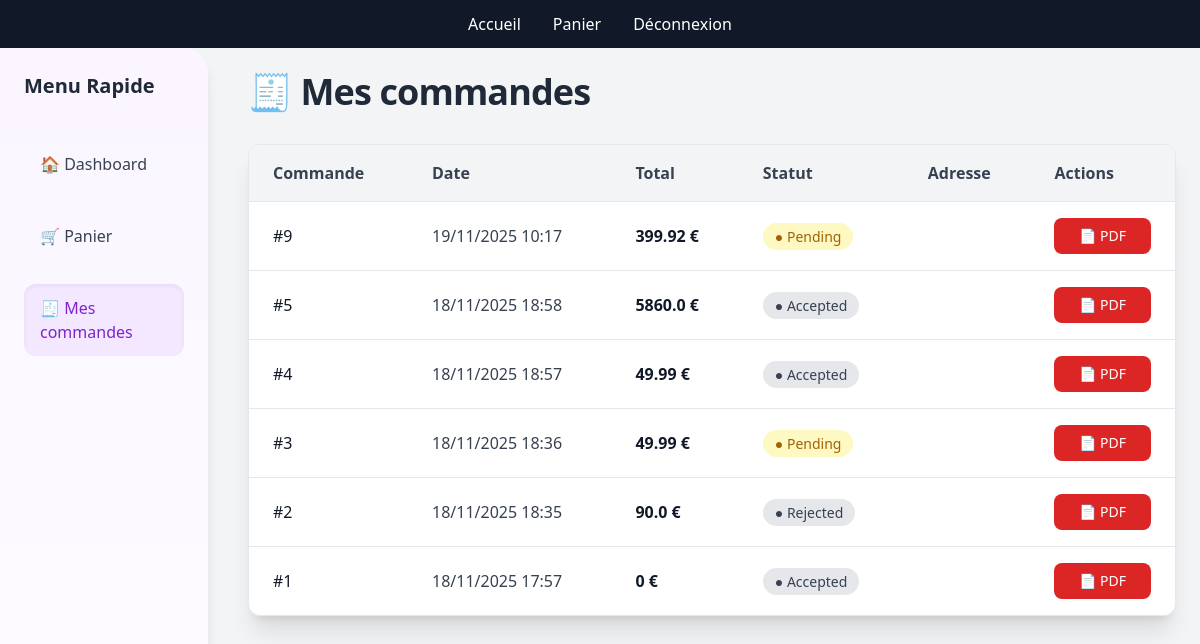
/accounts/client/orders/ (signed in), run on the app's committed database.
### accounts/models.py (models this page shows, shortened)
class Order(models.Model):
    user = models.ForeignKey(settings.AUTH_USER_MODEL, on_delete=models.CASCADE)
    payment_method = models.CharField(max_length=50, default="cash")
    status = models.CharField(max_length=20, default="en_attente")
    created_at = models.DateTimeField(auto_now_add=True)
    @property
    def total_price(self):
        return sum(item.subtotal for item in self.items.all())

class OrderItem(models.Model):
    order = models.ForeignKey(Order, related_name="items", on_delete=models.CASCADE)
    product = models.ForeignKey(Product, on_delete=models.CASCADE)
    quantity = models.PositiveIntegerField(default=1)
    @property
    def subtotal(self):
        return self.product.price * self.quantity

### shop/models.py (models this page shows, shortened)
class Product(models.Model):
    name = models.CharField(max_length=200)
    price = models.FloatField()
    description = models.TextField(blank=True)
    category = models.CharField(max_length=100)
    image = models.ImageField(upload_to="products/main/")

### accounts/views.py (the view)
# urls.py: path("client/orders/", views.client_orders, name="client_orders"),
@login_required
def client_orders(request):
    if request.user.is_staff:
        return redirect('admin_dashboard')
    orders = Order.objects.filter(user=request.user).order_by('-created_at')
    return render(request, 'accounts/client_orders.html', {'orders': orders})

### templates/accounts/client_orders.html (shortened to what this page needs)
{% extends "base.html" %}
{% block content %}
<div class="flex min-h-screen bg-gray-100">
    <aside class="w-52 bg-gradient-to-b from-purple-50 to-white shadow-lg p-6 flex flex-col gap-6 fixed h-full rounded-r-3xl">
        <h2 class="text-xl font-bold mb-4 text-gray-800">Menu Rapide</h2>
        <a href="{% url 'client_dashboard' %}"
           class="flex items-center gap-3 px-4 py-3 rounded-xl hover:bg-purple-100 hover:shadow-md transition">
            <span class="text-gray-700 font-medium">🏠 Dashboard</span>
        </a>
        <a href="{% url 'cart' %}"
           class="flex items-center gap-3 px-4 py-3 rounded-xl hover:bg-blue-100 hover:shadow-md transition">
            <span class="text-gray-700 font-medium">🛒 Panier</span>
        </a>
        <a href="{% url 'client_orders' %}"
           class="flex items-center gap-3 px-4 py-3 rounded-xl bg-purple-100 text-purple-700 font-medium shadow-inner">
            <span>🧾 Mes commandes</span>
        </a>
    </aside>
    <div class="flex-1 ml-56 p-6">
        <h2 class="text-4xl font-extrabold mb-8 text-gray-800 tracking-tight">
            🧾 Mes commandes
        </h2>
        {% if orders %}
        <div class="overflow-x-auto shadow-xl rounded-xl border border-gray-200">
            <table class="min-w-full bg-white rounded-xl overflow-hidden">
                <thead class="bg-gray-100 border-b">
                    <tr>
                        <th class="px-6 py-4 text-left font-semibold text-gray-700">Commande</th>
                        <th class="px-6 py-4 text-left font-semibold text-gray-700">Date</th>
                        <th class="px-6 py-4 text-left font-semibold text-gray-700">Total</th>
                        <th class="px-6 py-4 text-left font-semibold text-gray-700">Statut</th>
                        <th class="px-6 py-4 text-left font-semibold text-gray-700">Adresse</th>
                        <th class="px-6 py-4 text-left font-semibold text-gray-700">Actions</th>
                    </tr>
                </thead>
                <tbody class="divide-y divide-gray-200">
                    {% for order in orders %}
                    <tr class="hover:bg-gray-50 transition">
                        <td class="px-6 py-4 font-medium text-gray-900">#{{ order.id }}</td>
                        <td class="px-6 py-4 text-gray-700">{{ order.created_at|date:"d/m/Y H:i" }}</td>
                        <td class="px-6 py-4 font-semibold text-gray-900">{{ order.total_price }} €</td>
                        <td class="px-6 py-4">
                            <span class="
                                px-3 py-1 rounded-full text-sm font-medium
                                {% if order.status == 'Pending' or order.status == 'en_attente' %}
                                    bg-yellow-100 text-yellow-700
                                {% elif order.status == 'Completed' %}
                                    bg-green-100 text-green-700
                                {% elif order.status == 'Cancelled' %}
                                    bg-red-100 text-red-700
                                {% else %}
                                    bg-gray-200 text-gray-700
                                {% endif %}
                            ">
                                ● {{ order.status }}
                            </span>
                        </td>
                        <td class="px-6 py-4 text-gray-700">
                            {{ order.shipping_address }}<br>
                        </td>
                        <td class="px-6 py-4 flex gap-2">
                            <a href="{% url 'order_pdf' order.id %}"
                               class="px-4 py-2 bg-red-600 text-white rounded-lg hover:bg-red-700 transition text-sm flex-1 text-center">
                                📄 PDF
                            </a>
                        </td>
                    </tr>
                    {% endfor %}
                </tbody>
            </table>
        </div>
        {% else %}
        <div class="p-8 bg-yellow-50 border border-yellow-300 rounded-xl shadow">
            <p class="text-yellow-800 text-xl font-semibold flex items-center">
                🔔 Vous n'avez pas encore passé de commande.
            </p>
        </div>
        {% endif %}
    </div>
</div>
{% endblock %}

### data on the page
Order: id "9", created_at "19/11/2025 10:17", total_price "399.92", status "Pending"
Order: id "5", created_at "18/11/2025 18:58", total_price "5860.0", status "Accepted"
Order: id "4", created_at "18/11/2025 18:57", total_price "49.99", status "Accepted"
Order: id "3", created_at "18/11/2025 18:36", total_price "49.99", status "Pending"
Order: id "2", created_at "18/11/2025 18:35", total_price "90.0", status "Rejected"
Order: id "1", created_at "18/11/2025 17:57", total_price "0", status "Accepted"
